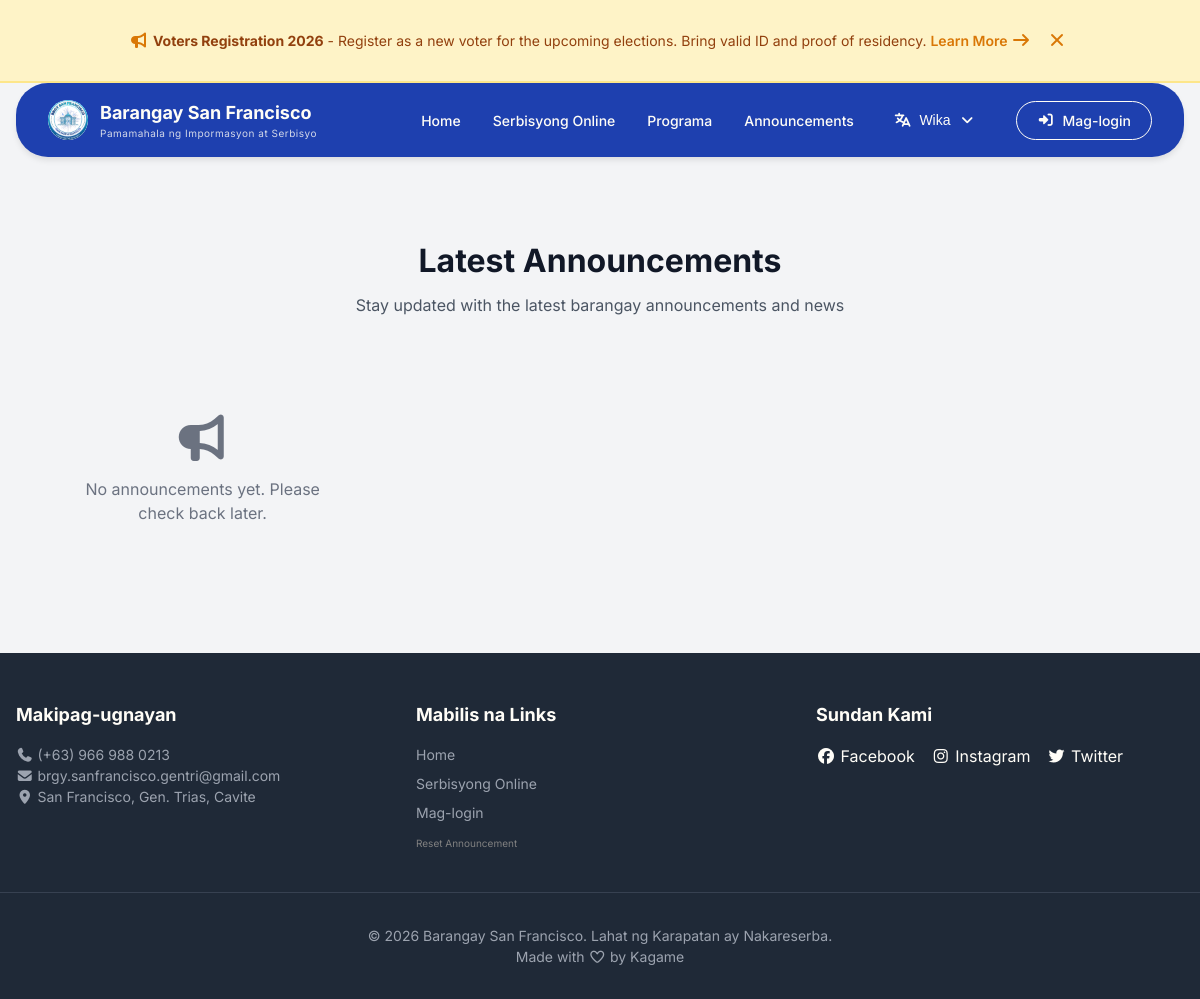
Page /pages/announcements.php on the earlier database version.
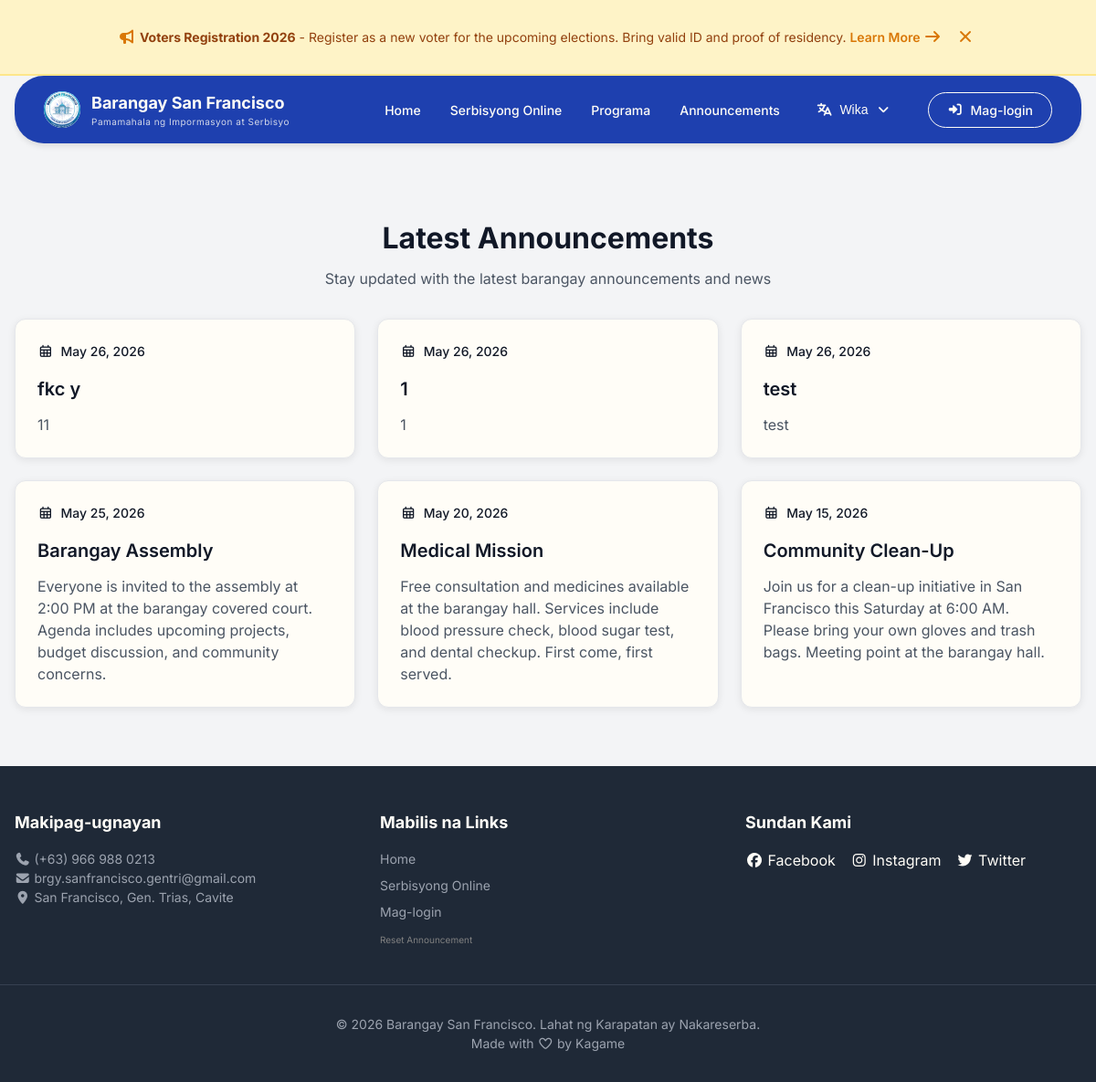
Same page on the later database version.
### tables this page shows
CREATE TABLE IF NOT EXISTS `campaigns` (
  `campaign_id` int NOT NULL AUTO_INCREMENT,
  `title` varchar(200) NOT NULL,
  `description` text,
  `start_date` datetime NOT NULL,
  `end_date` datetime NOT NULL,
  `type` enum('voters','assistance','scholarship','medical','permit','other') DEFAULT 'other',
  `is_active` tinyint(1) DEFAULT '1',
  `created_at` timestamp NULL DEFAULT CURRENT_TIMESTAMP,
  PRIMARY KEY (`campaign_id`)
);

CREATE TABLE IF NOT EXISTS `announcements` (
  `announcement_id` int NOT NULL AUTO_INCREMENT,
  `title` varchar(255) NOT NULL,
  `content` text NOT NULL,
  `created_by` int DEFAULT NULL,
  `created_at` timestamp NULL DEFAULT CURRENT_TIMESTAMP,
  `updated_at` timestamp NULL DEFAULT CURRENT_TIMESTAMP ON UPDATE CURRENT_TIMESTAMP,
  PRIMARY KEY (`announcement_id`),
  KEY `created_by` (`created_by`)
);

### includes/core/queries.php (called while the page is built, shortened)
<?php
function getTopAnnouncement() {
    global $conn;
    $sql = "SELECT * FROM campaigns WHERE is_active = 1 AND end_date > NOW() ORDER BY end_date ASC LIMIT 1";
    $stmt = $conn->prepare($sql);
    $stmt->execute();
    return $stmt->get_result()->fetch_assoc();
}
?>

### includes/translations/translations.php (called while the page is built, shortened)
<?php
function __($key) {
    $lang = $_SESSION['lang'] ?? 'tl';
    return $translations[$lang][$key] ?? $key;
}
?>

### includes/core/auth.php (called while the page is built, shortened)
<?php
function isLoggedIn() {
    return isset($_SESSION['household_id']) || isset($_SESSION['admin_id']);
}
?>

### pages/announcements.php (the view)
<?php
require_once '../includes/core/init.php';
include '../includes/layouts/header.php';
?>
<link rel="stylesheet" href="/barangay-residence-system/assets/css/pages/announcements.css">
<?php include '../includes/layouts/navbar.php'; ?>
<main>
    <div class="container">
        <div class="announcements-header">
            <h1>Latest Announcements</h1>
            <p>Stay updated with the latest barangay announcements and news</p>
        </div>
        <div class="announcements-list">
            <?php
            $stmt = $conn->prepare("SELECT * FROM announcements ORDER BY created_at DESC");
            $stmt->execute();
            $announcements = $stmt->get_result()->fetch_all(MYSQLI_ASSOC);
            if (empty($announcements)): ?>
                <div class="no-announcements">
                    <i class="fas fa-bullhorn"></i>
                    <p>No announcements yet. Please check back later.</p>
                </div>
            <?php else: ?>
                <?php foreach ($announcements as $a): ?>
                    <div class="announcement-card">
                        <div class="announcement-date">
                            <i class="far fa-calendar-alt"></i>
                            <span><?php echo date('F d, Y', strtotime($a['created_at'])); ?></span>
                        </div>
                        <h3><?php echo htmlspecialchars($a['title']); ?></h3>
                        <p><?php echo nl2br(htmlspecialchars($a['content'])); ?></p>
                    </div>
                <?php endforeach; ?>
            <?php endif; ?>
        </div>
    </div>
</main>
<?php include '../includes/layouts/footer.php'; ?>

### includes/layouts/header.php (shortened to what this page needs)
<!DOCTYPE html>
<html lang="<?php echo $_SESSION['lang'] ?? 'tl'; ?>">
<head>
    <link rel="stylesheet" href="https://cdnjs.cloudflare.com/ajax/libs/font-awesome/7.0.1/css/all.css">
    <link rel="stylesheet" href="/barangay-residence-system/assets/css/main.css">
</head>
<body>
<?php
$topAnnouncement = getTopAnnouncement();
$showAnnouncement = !isset($_COOKIE['announcement_closed']) || $_COOKIE['announcement_closed'] != $topAnnouncement['campaign_id'];
if ($topAnnouncement && $showAnnouncement):
?>
<div id="topAnnouncementBar" class="top-announcement-bar">
    <div class="container">
        <div class="top-announcement-content">
            <i class="fas fa-bullhorn"></i>
            <span><strong><?php echo htmlspecialchars($topAnnouncement['title']); ?></strong> - <?php echo htmlspecialchars($topAnnouncement['description']); ?></span>
            <a href="/barangay-residence-system/pages/campaigns.php" class="announcement-link">Learn More <i class="fas fa-arrow-right"></i></a>
            <button class="close-announcement" onclick="closeAnnouncement(<?php echo $topAnnouncement['campaign_id']; ?>)" aria-label="Close">
                <i class="fas fa-times"></i>
            </button>
        </div>
    </div>
</div>
<?php endif; ?>

### includes/layouts/navbar.php (shortened to what this page needs)
<nav class="navbar">
    <a href="/barangay-residence-system/pages/index.php" class="navbar-logo">
        <div class="navbar-logo-img">
            <img src="/barangay-residence-system/assets/images/logo.png" alt="Logo">
        </div>
        <div>
            <h1>Barangay San Francisco</h1>
            <p><?php echo __('sub-header'); ?></p>
        </div>
    </a>
    <div class="navbar-links">
        <a href="/barangay-residence-system/pages/index.php"><?php echo __('nav-home'); ?></a>
        <a href="/barangay-residence-system/pages/services.php"><?php echo __('nav-services'); ?></a>
        <a href="/barangay-residence-system/pages/campaigns.php"><?php echo __('nav-programs'); ?></a>
        <a href="/barangay-residence-system/pages/announcements.php">Announcements</a>
        <div class="lang-dropdown">
            <button id="langBtn" class="lang-btn">
                <i class="fas fa-language"></i>
                <span id="currentLangLabel"><?php echo __('language'); ?></span>
                <i id="langArrow" class="fas fa-angle-down"></i>
            </button>
        </div>
        <?php if (isLoggedIn()): ?>
            <?php if (isAdmin()): ?>
                <a href="/barangay-residence-system/pages/dashboard.php" class="btn btn-outline">
                    <i class="fas fa-chalkboard-user"></i> <?php echo __('admin-dashboard'); ?>
                </a>
            <?php else: ?>
                <a href="/barangay-residence-system/pages/user.php" class="btn btn-outline">
                    <i class="fa-solid fa-user"></i> <?php echo __('my-dashboard'); ?>
                </a>
            <?php endif; ?>
        <?php else: ?>
            <a href="/barangay-residence-system/pages/login.php" class="btn btn-outline">
                <i class="fas fa-sign-in-alt"></i> <?php echo __('login'); ?>
            </a>
        <?php endif; ?>
    </div>
</nav>

### includes/layouts/footer.php (shortened to what this page needs)
<footer class="footer">
    <div class="footer-content">
        <div>
            <h5><?php echo __('f-contact'); ?></h5>
            <p><i class="fas fa-phone"></i> (+63) 966 988 0213</p>
            <p><i class="fas fa-envelope"></i> brgy.sanfrancisco.gentri@gmail.com</p>
            <p><i class="fas fa-map-marker-alt"></i> San Francisco, Gen. Trias, Cavite</p>
        </div>
        <div>
            <h5><?php echo __('f-links'); ?></h5>
            <ul>
                <li><a href="/barangay-residence-system/pages/index.php"><?php echo __('nav-home'); ?></a></li>
                <li><a href="/barangay-residence-system/pages/services.php"><?php echo __('nav-services'); ?></a></li>
                <li><a href="/barangay-residence-system/pages/login.php"><?php echo __('login'); ?></a></li>
                <li><a href="?reset_announcement=1" style="font-size: 0.625rem; color: gray;">Reset Announcement</a></li>
            </ul>
        </div>
        <div>
            <h5><?php echo __('f-follow'); ?></h5>
            <div class="social-icons">
                <a href="https://www.facebook.com/tayog.kagame" target="_blank"><i class="fab fa-facebook"></i> Facebook</a>
                <a href="https://www.instagram.com/_tayog/" target="_blank"><i class="fab fa-instagram"></i> Instagram</a>
                <a href="#"><i class="fab fa-twitter" target="_blank"></i> Twitter</a>
            </div>
        </div>
    </div>
    <p class="footer-copyright"><?php echo __('footer-copy'); ?></p>
    <p class="footer-copyright">Made with <i class="fa-regular fa-heart"></i> by
        <a href="https://kamen-rider-tayog.github.io/tayog-portfolio/" target="blank">Kagame</a>
    </p>
</footer>
</body>
</html>

### assets/css/pages/announcements.css (style rules this page uses)
.announcements-header { text-align: center; padding: 3rem 0 2rem; }
.announcements-header h1 { font-size: 2rem; color: var(--gray-900); margin-bottom: 0.5rem; }
.announcements-header p { color: var(--gray-600); }
.announcements-list { display: grid; grid-template-columns: repeat(auto-fill, minmax(350px, 1fr)); gap: 1.5rem; margin-bottom: 3rem; }
.announcement-card { background: var(--white); border-radius: 12px; padding: 1.5rem; box-shadow: 0 2px 8px rgba(0,0,0,0.08); transition: transform 0.2s, box-shadow 0.2s; border: 1px solid var(--gray-200); }
.announcement-date { display: flex; align-items: center; gap: 0.5rem; color: var(--primary-color); font-size: 0.875rem; margin-bottom: 1rem; font-weight: 500; }
.announcement-date i { font-size: 0.875rem; }
.announcement-card h3 { font-size: 1.25rem; margin-bottom: 0.75rem; color: var(--gray-900); }
.announcement-card p { color: var(--gray-600); line-height: 1.5; }
.no-announcements { text-align: center; padding: 4rem; color: var(--gray-500); }
.no-announcements i { font-size: 3rem; margin-bottom: 1rem; }

### assets/css/base/variables.css (style rules this page uses)
:root { --primary-blue: #1e40af; --primary-blue-dark: #1e3a8a; --primary-blue-light: #3b82f6; --primary-blue-50: #eff6ff; --white: #fffdf7; --gray-50: #f9fafb; --gray-100: #f3f4f6; --gray-200: #e5e7eb; --gray-300: #d1d5db; --gray-400: #9ca3af; --gray-500: #6b7280; --gray-600: #4b5563; --gray-700: #374151; --gray-800: #1f2937; --gray-900: #111827; --error-red: #b91c1c; --error-red-light: #fef2f2; --success-green: #10b981; --success-green-light: #d1fae5; --warning-orange: #f59e0b; --warning-orange-light: #fffbeb; --shadow-sm: 0 1px 2px 0 rgba(0, 0, 0, 0.05); --shadow-md: 0 4px 6px -1px rgba(0, 0, 0, 0.1); --shadow-lg: 0 10px 15px -3px rgba(0, 0, 0, 0.1); --shadow-xl: 0 20px 25px -5px rgba(0, 0, 0, 0.1); --radius-sm: 0.375rem; --radius-md: 0.5rem; --radius-lg: 0.75rem; --radius-xl: 1rem; }

### assets/css/base/typography.css (style rules this page uses)
h1 { font-size: 2rem; font-weight: 700; }
h3 { font-size: 1.25rem; font-weight: 600; }

### assets/css/components/buttons.css (style rules this page uses)
.btn { display: inline-block; padding: 0.625rem 1.25rem; border-radius: var(--radius-md); font-weight: 600; font-size: 0.875rem; cursor: pointer; transition: all 0.3s ease; border: none; text-align: center; }
.btn-outline { background-color: transparent; border: 2px solid var(--primary-blue); color: var(--primary-blue); }

### assets/css/sections/navbar.css (style rules this page uses)
.navbar { background-color: var(--primary-blue); color: var(--white); padding: 1rem 2rem; display: flex; align-items: center; justify-content: space-between; box-shadow: var(--shadow-md); position: sticky; top: 1rem; z-index: 50; margin: 1rem; border-radius: 2rem; margin-top: 0; }
.navbar-logo { display: flex; align-items: center; gap: 0.75rem; text-decoration: none; color: var(--white); }
.navbar-logo-img { width: 2.5rem; height: 2.5rem; background: var(--white); border-radius: 50%; display: flex; align-items: center; justify-content: center; overflow: hidden; }
.navbar-logo-img img { width: 100%; height: 100%; object-fit: cover; }
.navbar-logo h1 { font-size: 1.125rem; font-weight: bold; }
.navbar-logo p { font-size: 0.625rem; opacity: 0.8; letter-spacing: 0.05em; }
.navbar-links { display: flex; align-items: center; gap: 2rem; }
.navbar-links a { color: var(--white); font-size: 0.875rem; font-weight: 500; text-decoration: none; transition: opacity 0.2s; }
.navbar-links .btn { padding: 0.5rem 1.25rem; border-radius: 2rem; font-size: 0.875rem; display: flex; align-items: center; gap: 0.5rem; transition: all 0.3s ease; text-decoration: none; }
.navbar-links .btn-outline { background-color: transparent; border: 1px solid var(--white); color: var(--white); }
.lang-dropdown { position: relative; }
.lang-btn { display: flex; align-items: center; gap: 0.5rem; background: none; border: none; color: var(--white); cursor: pointer; font-size: 0.875rem; padding: 0.5rem; }
#langArrow { transition: transform 0.3s ease; }

### assets/css/sections/announcement.css (style rules this page uses)
.announcement-card { padding: 1.5rem; transition: all 0.3s ease; }
.announcement-date { display: flex; align-items: center; gap: 0.5rem; color: var(--primary-blue); font-size: 0.875rem; font-weight: 600; margin-bottom: 1rem; }
.announcement-card p { color: var(--gray-600); line-height: 1.5; }

Differences in the rows shown:
added announcements: created_at "May 26, 2026", title "fkc y", content "11"
added announcements: created_at "May 26, 2026", title "1", content "1"
added announcements: created_at "May 26, 2026", title "test", content "test"
added announcements: created_at "May 25, 2026", title "Barangay Assembly", content "Everyone is invited to the assembly at 2:00 PM at the barangay covered court. Agenda includes upcoming projects, budget discussion, and community concerns."
added announcements: created_at "May 20, 2026", title "Medical Mission", content "Free consultation and medicines available at the barangay hall. Services include blood pressure check, blood sugar test, and dental checkup. First come, first served."
added announcements: created_at "May 15, 2026", title "Community Clean-Up", content "Join us for a clean-up initiative in San Francisco this Saturday at 6:00 AM. Please bring your own gloves and trash bags. Meeting point at the barangay hall."
Other differences:
text no longer shown: "No announcements yet. Please check back later."
